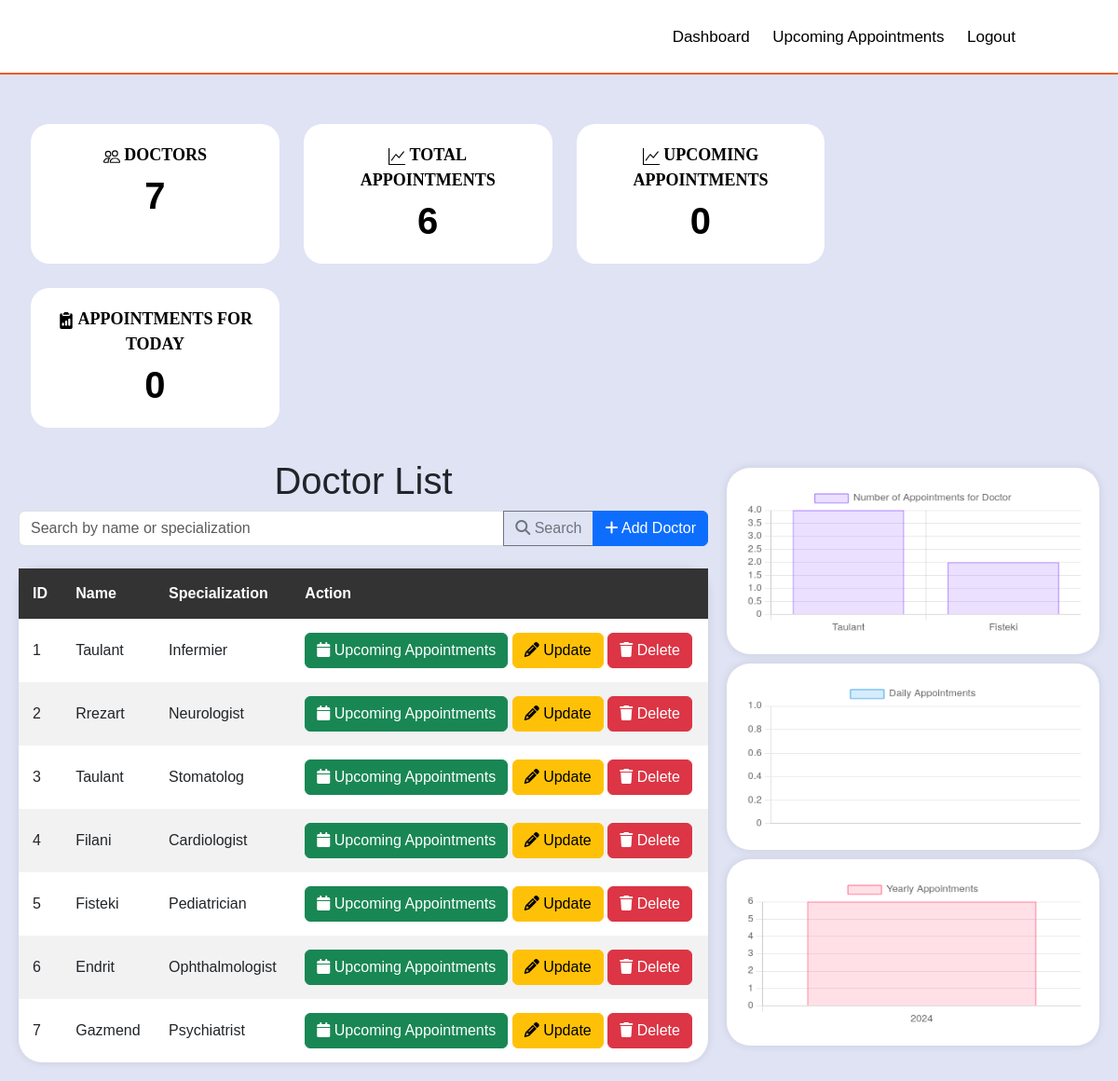
The app's page /dashboard.php (signed in) with its own data.
### tables this page shows
CREATE TABLE IF NOT EXISTS `doctors` (
  `doctor_id` int NOT NULL AUTO_INCREMENT,
  `name` varchar(255) NOT NULL,
  `specialization` varchar(255) NOT NULL,
  PRIMARY KEY (`doctor_id`)
);

### dashboard.php (the view, shortened to what this page needs)
<?php
require_once "db_connect.php";
$sql = "SELECT doctor_id, name, specialization FROM doctors";
$result = mysqli_query($connect, $sql);
$searchTerm = isset($_POST['search']) ? $_POST['search'] : '';
if (!empty($searchTerm)) {
    $sql = "SELECT doctor_id, name, specialization FROM doctors WHERE name LIKE ? OR specialization LIKE ?";
    $stmt = mysqli_prepare($connect, $sql);
    $searchTerm = "%$searchTerm%";
    mysqli_stmt_bind_param($stmt, "ss", $searchTerm, $searchTerm);
    mysqli_stmt_execute($stmt);
    $result = mysqli_stmt_get_result($stmt);
} else {
    $sql = "SELECT doctor_id, name, specialization FROM doctors";
    $result = mysqli_query($connect, $sql);
}
$dailyCounts = [];
$yearlyAppointmentsSQL = "
SELECT year, SUM(count) AS count
FROM (
    SELECT YEAR(appointment_date) as year, COUNT(*) as count
    FROM appointments
    GROUP BY YEAR(appointment_date)
    UNION ALL
    SELECT YEAR(appointment_date) as year, COUNT(*) as count
    FROM public_appointments
    GROUP BY YEAR(appointment_date)
) AS combinedYearlyCounts
GROUP BY year
ORDER BY year ASC";
$resultYearlyAppointments = mysqli_query($connect, $yearlyAppointmentsSQL);
$yearlyCounts = [];
while ($row = mysqli_fetch_assoc($resultYearlyAppointments)) {
    $yearlyCounts[$row['year']] = $row['count'];
}
$labelsDaily = array_keys($dailyCounts);
$dataDaily = array_values($dailyCounts);
$labelsYearly = array_keys($yearlyCounts);
$dataYearly = array_values($yearlyCounts);
$sqlDoctorsCount = "SELECT COUNT(*) AS doctorsCount FROM doctors";
$resultDoctorsCount = mysqli_query($connect, $sqlDoctorsCount);
$rowDoctorsCount = mysqli_fetch_assoc($resultDoctorsCount);
$doctorsCount = $rowDoctorsCount['doctorsCount'];
$sqlAppointmentsCount = "
SELECT SUM(appointmentsCount) AS appointmentsCount FROM (
    SELECT COUNT(*) AS appointmentsCount FROM appointments
    UNION ALL
    SELECT COUNT(*) AS appointmentsCount FROM public_appointments
) AS combinedCounts";
$resultAppointmentsCount = mysqli_query($connect, $sqlAppointmentsCount);
if ($rowAppointmentsCount = mysqli_fetch_assoc($resultAppointmentsCount)) {
    $appointmentsCount = $rowAppointmentsCount['appointmentsCount'];
} else {
    $appointmentsCount = 0;
}
$today = date('Y-m-d');
$sqlTodayAppointmentsCount = "
SELECT SUM(todayAppointmentsCount) AS todayAppointmentsCount FROM (
    SELECT COUNT(*) AS todayAppointmentsCount FROM appointments WHERE appointment_date = '$today'
    UNION ALL
    SELECT COUNT(*) AS todayAppointmentsCount FROM public_appointments WHERE appointment_date = '$today'
) AS combinedTodayCounts";
$resultTodayAppointmentsCount = mysqli_query($connect, $sqlTodayAppointmentsCount);
if ($rowTodayAppointmentsCount = mysqli_fetch_assoc($resultTodayAppointmentsCount)) {
    $todayAppointmentsCount = $rowTodayAppointmentsCount['todayAppointmentsCount'];
} else {
    $todayAppointmentsCount = 0;
}
$upcomingAppointmentsSQL = "
SELECT SUM(upcomingAppointmentsCount) AS upcomingAppointmentsCount FROM (
    SELECT COUNT(*) AS upcomingAppointmentsCount FROM appointments WHERE appointment_date > '$today'
    UNION ALL
    SELECT COUNT(*) AS upcomingAppointmentsCount FROM public_appointments WHERE appointment_date > '$today'
) AS combinedUpcomingCounts";
$resultUpcomingAppointments = mysqli_query($connect, $upcomingAppointmentsSQL);
if ($resultUpcomingAppointments) {
    $rowUpcomingAppointments = mysqli_fetch_assoc($resultUpcomingAppointments);
    $upcomingAppointmentsCount = $rowUpcomingAppointments['upcomingAppointmentsCount'];
} else {
    $upcomingAppointmentsCount = 0;
}
?>
<!DOCTYPE html>
<html lang="en">
<head>
    <link href="https://cdn.jsdelivr.net/npm/bootstrap@5.3.1/dist/css/bootstrap.min.css" rel="stylesheet">
    <link href="https://cdn.jsdelivr.net/npm/bootstrap-icons@1.17.0/font/bootstrap-icons.css" rel="stylesheet">
    <link rel="stylesheet" href="https://cdnjs.cloudflare.com/ajax/libs/font-awesome/6.4.2/css/all.min.css" />
</head>
<body>
    <?php include_once "components/navbarAdmin.php"; ?>
    <div class="container2">
        <div class="wrapper">
            <div class="box">
                <div class="content"> Doctors<br><span><?php echo $doctorsCount; ?></span></div>
            </div>
            <div class="box">
                <div class="content"> Total Appointments<br>
                    <span><?php echo $appointmentsCount; ?>
                </div></span>
            </div>
            <div class="box">
                <div class="content"> Upcoming Appointments<br><span><?php echo $upcomingAppointmentsCount; ?></span></div>
            </div>
            <div class="box">
                <div class="content"> Appointments for Today<br><span><?php echo $todayAppointmentsCount; ?></span></div>
            </div>
        </div>
        <div class="flex-container">
            <div class="table-container">
                <h1>Doctor List</h1>
                <div class="mb-3">
                    <form action="" method="POST" class="mb-4">
                        <div class="input-group mb-3">
                            <input type="text" class="form-control" placeholder="Search by name or specialization" name="search" aria-label="Search">
                            <button class="btn btn-outline-secondary" type="submit"><i class='fas fa-search'></i> <span class='d-none d-lg-inline'>Search</span></button>
                            <a href="admin/create.php" class="btn btn-primary">
                                <i class="fas fa-add"></i> <span class='d-none d-lg-inline'>Add Doctor</span>
                            </a>
                        </div>
                    </form>
                </div>
                <table>
                    <thead>
                        <tr>
                            <th>ID</th>
                            <th>Name</th>
                            <th>Specialization</th>
                            <th>Action</th>
                        </tr>
                    </thead>
                    <tbody>
                        <?php
                        while ($row = mysqli_fetch_assoc($result)) {
                            echo "<tr>";
                            echo "<td>{$row['doctor_id']}</td>";
                            echo "<td>{$row['name']}</td>";
                            echo "<td>{$row['specialization']}</td>";
                            echo "<td>
                            <a href='upComingAppointments.php?doctor_id={$row['doctor_id']}&source=dashboard' class='btn btn-success'>
                            <i class='fas fa-calendar'></i> <span class='d-none d-lg-inline'>Upcoming Appointments</span>
                        </a>
                        <a href='admin/update_doctor.php?doctor_id={$row['doctor_id']}' class='btn btn-warning'>
                            <i class='fas fa-pencil'></i> <span class='d-none d-lg-inline'>Update</span>
                        </a>
                        <a href='admin/delete.php?doctor_id={$row['doctor_id']}' class='btn btn-danger'>
                            <i class='fas fa-trash'></i> <span class='d-none d-lg-inline'>Delete</span>
                        </a>
            </td>";
                            echo "</tr>";
                        }
                        ?>
                    </tbody>
                </table>
            </div>
            <div class="graph-container">
                <canvas id="doctorAppointmentChart"></canvas>
                <canvas id="dailyChart"></canvas>
                <canvas id="yearlyChart"></canvas>
            </div>
        </div>
    </div>
    <script>
        var ctx = document.getElementById('myChart').getContext('2d');
        var myChart = new Chart(ctx, {
            type: 'bar',
            data: {
                labels: ['Doctors', 'Appointments', 'Appointments for Today'],
                datasets: [{
                    label: 'Count',
                    data: [<?php echo $doctorsCount; ?>, <?php echo $appointmentsCount; ?>, <?php echo $todayAppointmentsCount; ?>],
                    backgroundColor: [
                        'rgba(255, 99, 132, 0.2)',
                        'rgba(54, 162, 235, 0.2)',
                        'rgba(255, 206, 86, 0.2)'
                    ],
                    borderColor: [
                        'rgba(255, 99, 132, 1)',
                        'rgba(54, 162, 235, 1)',
                        'rgba(255, 206, 86, 1)'
                    ],
                    borderWidth: 1
                }]
            },
            options: {
                scales: {
                    y: {
                        beginAtZero: true
                    }
                }
            }
        });
    </script>
    <script>
        // Daily Chart
        var ctxDaily = document.getElementById('dailyChart').getContext('2d');
        var dailyChart = new Chart(ctxDaily, {
            type: 'line', // Use a line chart for daily counts
            data: {
                labels: <?php echo json_encode($labelsDaily); ?>,
                datasets: [{
                    label: 'Daily Appointments',
                    data: <?php echo json_encode($dataDaily); ?>,
                    backgroundColor: 'rgba(54, 162, 235, 0.2)',
                    borderColor: 'rgba(54, 162, 235, 1)',
                    borderWidth: 1
                }]
            },
            options: {
                scales: {
                    y: {
                        beginAtZero: true
                    }
                }
            }
        });
        // Yearly Chart
        var ctxYearly = document.getElementById('yearlyChart').getContext('2d');
        var yearlyChart = new Chart(ctxYearly, {
            type: 'bar', // Use a bar chart for yearly counts
            data: {
                labels: <?php echo json_encode($labelsYearly); ?>,
                datasets: [{
                    label: 'Yearly Appointments',
                    data: <?php echo json_encode($dataYearly); ?>,
                    backgroundColor: 'rgba(255, 99, 132, 0.2)',
                    borderColor: 'rgba(255, 99, 132, 1)',
                    borderWidth: 1
                }]
            },
            options: {
                scales: {
                    y: {
                        beginAtZero: true
                    }
                }
            }
        });
    </script>
    <script>
        var ctx = document.getElementById('doctorAppointmentChart').getContext('2d');
        var doctorAppointmentChart = new Chart(ctx, {
            type: 'bar',
            data: {
                labels: doctorNames,
                datasets: [{
                    label: 'Number of Appointments for Doctor',
                    data: appointmentCounts,
                    backgroundColor: 'rgba(153, 102, 255, 0.2)',
                    borderColor: 'rgba(153, 102, 255, 1)',
                    borderWidth: 1
                }]
            },
            options: {
                scales: {
                    y: {
                        beginAtZero: true
                    }
                }
            }
        });
    </script>
</body>
</html>

### components/navbarAdmin.php (shortened to what this page needs)
<!DOCTYPE html>
<html lang="en">
<head>
    <link rel="stylesheet" href="https://cdnjs.cloudflare.com/ajax/libs/font-awesome/6.4.2/css/all.min.css" />
    <link href="https://cdn.jsdelivr.net/npm/bootstrap@5.3.1/dist/css/bootstrap.min.css" rel="stylesheet">
</head>
<body>
<nav>
        <ul>
			<li>
      <li><a href="../dashboard.php">Dashboard</a></li>
        </li>
     <li ><a href="../upComingAppointments.php?doctor_id=0">Upcoming Appointments</a></li>
        <li><a href="logout.php?logout">Logout</a></li>
      </ul>
</nav>
</body>
</html>

### dashboard.php (style rules this page uses)
* { padding: 0; margin: 0; text-decoration: none; list-style: none; box-sizing: border-box; font-family: Arial, sans-serif; }
body { background-color: #dfe3f4; }
.container2 { padding: 20px 20px; background-color: #dfe3f4; }
.mb-3 { text-align: center; }
h1 { text-align: center; margin-bottom: 20px; margin-top: 20px; color: #333; }
table { width: 100%; background-color: #fff; border-collapse: collapse; box-shadow: 0 0 10px rgba(0, 0, 0, 0.1); border-radius: 25px; }
th, td { padding: 15px; text-align: left; border-bottom: 1px solid #ddd; }
th { background-color: #333; color: #fff; }
tbody tr:nth-child(even) { background-color: #f2f2f2; }
.wrapper { margin: auto; padding: 20; width: 100%; position: relative; box-sizing: inherit; box-sizing: border-box; margin: 20px 0 20px 0; border-radius: 20px; }
.wrapper:before, .wrapper:after { content: " "; display: table; }
.wrapper:after { clear: both; }
.wrapper .box { margin: 13px; background-color: #fff; position: relative; float: left; width: 23%; height: 150px; text-align: center; box-sizing: border-box; border-radius: 20px; }
.box .content { margin: 10px; padding: 10px; min-height: 100px; box-sizing: border-box; text-transform: uppercase; font-family: 'Gambetta', serif; transition: 700ms ease; font-variation-settings: "wght" 311; margin-bottom: 0.8rem; color: black; outline: none; text-align: center; font-size: 18px; font-weight: bold; border-radius: 25px; }
.box .content span { font-size: 40px; }
.flex-container { display: flex; flex-direction: row; justify-content: space-between; }
.table-container { width: 100%; margin-right: 20px; }
.graph-container { width: 40%; }
canvas { max-width: 400px; background-color: #fff; padding: 20px; margin-top: 10px; box-shadow: 0 0 10px rgba(0, 0, 0, 0.1); border-radius: 25px; height: 300px; }

### components/navbarAdmin.php (style rules this page uses)
* { padding: 0; margin: 0; text-decoration: none; list-style: none; box-sizing: border-box; font-family: sans-serif; }
nav { background: white; height: 80px; width: 100%; border-bottom: 2px solid #EB5E28; position: sticky; top: 0; z-index: 100; }
nav ul { float: right; margin-right: 100px; }
nav ul li { display: inline-block; line-height:80px; margin: 0px 10px; }
nav ul li a { color: black; font-size: 17px; text-decoration: none; }

### records on screen
doctors: doctor_id "1", name "Taulant", specialization "Infermier"
doctors: doctor_id "2", name "Rrezart", specialization "Neurologist"
doctors: doctor_id "3", name "Taulant", specialization "Stomatolog"
doctors: doctor_id "4", name "Filani", specialization "Cardiologist"
doctors: doctor_id "5", name "Fisteki", specialization "Pediatrician"
doctors: doctor_id "6", name "Endrit", specialization "Ophthalmologist"
doctors: doctor_id "7", name "Gazmend", specialization "Psychiatrist"

### other values on screen
$doctorsCount "7"
$appointmentsCount "6"
$upcomingAppointmentsCount "0"
$todayAppointmentsCount "0"
